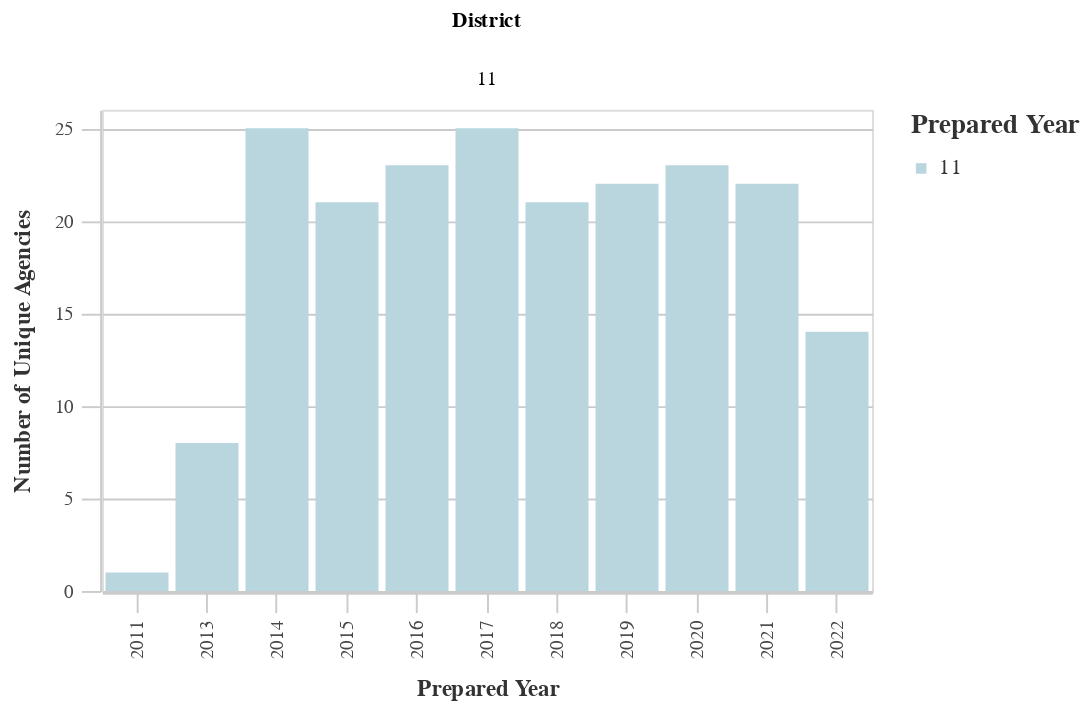

The notebook cell this image was saved under:
### Markdown cell above
### Number of Unique Agencies by District

### Code cell
# Unique Agencies by Dist
dist_years_agency = ((
        df
        >> group_by(_.prepared_y, _.dist)
        >> summarize(n=_.primary_agency_name.nunique())
        >> arrange(-_.prepared_y)
    )
        .rename(columns={'dist':'District', 'n':'Count'})
    )
chart10 = (alt.Chart(dist_years_agency).mark_bar().encode(
        column='District:N',
        x=alt.X('prepared_y:O', title='Prepared Year'),
        y=alt.Y('Count:Q', title='Number of Unique Agencies'),
        color = alt.Color("District:N", 
                              scale=alt.Scale(
                                  range=altair_utils.CALITP_SEQUENTIAL_COLORS),  
                               legend=alt.Legend(title="Prepared Year")
                              )))
                              
chart10 = styleguide.preset_chart_config(chart10)
chart10 = _dla_utils.add_tooltip(chart10, 'prepared_y', 'Count')

display(chart10)

### Figure 1 — Vega-Lite specification as saved in the notebook (floating-point values rounded to 4 significant figures)
{"config": {"view": {"continuousWidth": 400, "continuousHeight": 300}, "axis": {"domainColor": "#cbcbcb", "grid": true, "gridColor": "#cbcbcb", "gridWidth": 1, "labelColor": "#474747", "labelFont": "Nunito Sans", "labelFontSize": 10, "labelPadding": 4, "tickColor": "#cbcbcb", "tickSize": 10, "titleColor": "#333", "titleFont": "Raleway", "titleFontSize": 12, "titlePadding": 10}, "axisBand": {"grid": false}, "background": "white", "font": "Raleway", "header": {"labelFont": "Nunito Sans", "titleFont": "Raleway"}, "legend": {"labelColor": "#333", "labelFont": "Nunito Sans", "labelFontSize": 11, "labelLimit": 0, "padding": 1, "symbolSize": 30, "symbolType": "square", "titleColor": "#333", "titleFont": "Raleway", "titleFontSize": 14, "titlePadding": 10}, "title": {"anchor": "middle", "font": "Raleway", "fontSize": 18, "fontWeight": 300, "offset": 20}}, "data": {"name": "data-039594ed331bb3e23a98568a8fb968ec"}, "mark": "bar", "encoding": {"color": {"field": "District", "legend": {"title": "Prepared Year"}, "scale": {"range": ["#B9D6DF", "#8CBCCB", "#2EA8CE", "#136C97", "#0B405B"]}, "type": "nominal"}, "column": {"field": "District", "type": "nominal"}, "tooltip": [{"field": "prepared_y", "type": "quantitative"}, {"field": "Count", "type": "quantitative"}], "x": {"field": "prepared_y", "title": "Prepared Year", "type": "ordinal"}, "y": {"field": "Count", "title": "Number of Unique Agencies", "type": "quantitative"}}, "height": 250, "width": 400, "$schema": "https://vega.github.io/schema/vega-lite/v4.17.0.json", "datasets": {"data-039594ed331bb3e23a98568a8fb968ec": [{"prepared_y": 2022.0, "District": 11, "Count": 14}, {"prepared_y": 2021.0, "District": 11, "Count": 22}, {"prepared_y": 2020.0, "District": 11, "Count": 23}, {"prepared_y": 2019.0, "District": 11, "Count": 22}, {"prepared_y": 2018.0, "District": 11, "Count": 21}, {"prepared_y": 2017.0, "District": 11, "Count": 25}, {"prepared_y": 2016.0, "District": 11, "Count": 23}, {"prepared_y": 2015.0, "District": 11, "Count": 21}, {"prepared_y": 2014.0, "District": 11, "Count": 25}, {"prepared_y": 2013.0, "District": 11, "Count": 8}, {"prepared_y": 2011.0, "District": 11, "Count": 1}]}}
